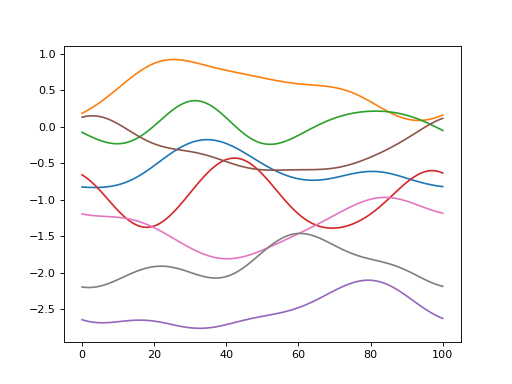

This chart was generated by the following Python code:
import power1d

noise   = power1d.noise.SmoothSkewed( J=8, Q=101, mu=0, sigma=1.0, fwhm=25, pad=False, alpha=-3 )
noise.plot()
